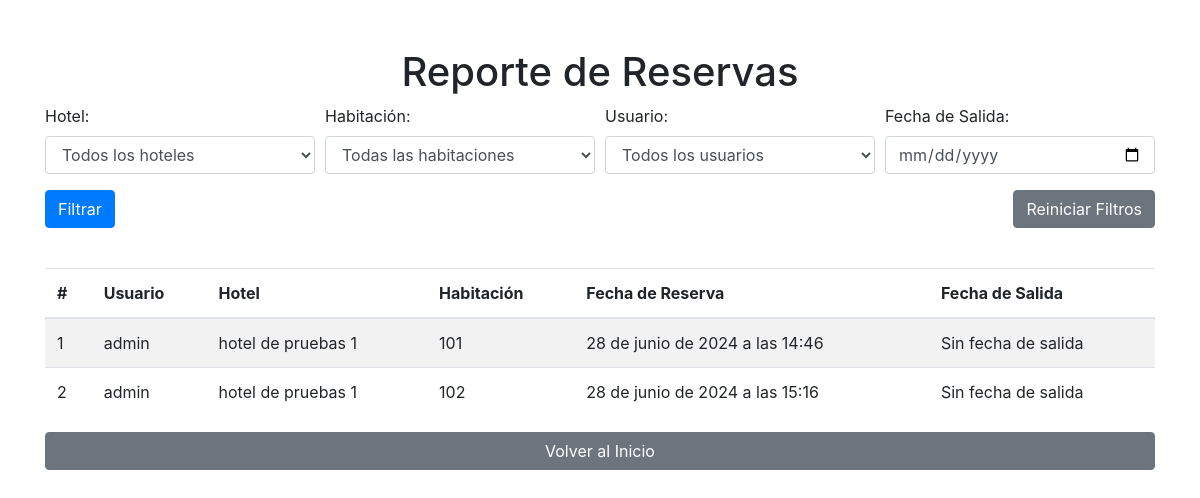
The page /reporte-reservas/ on the database as committed earlier.
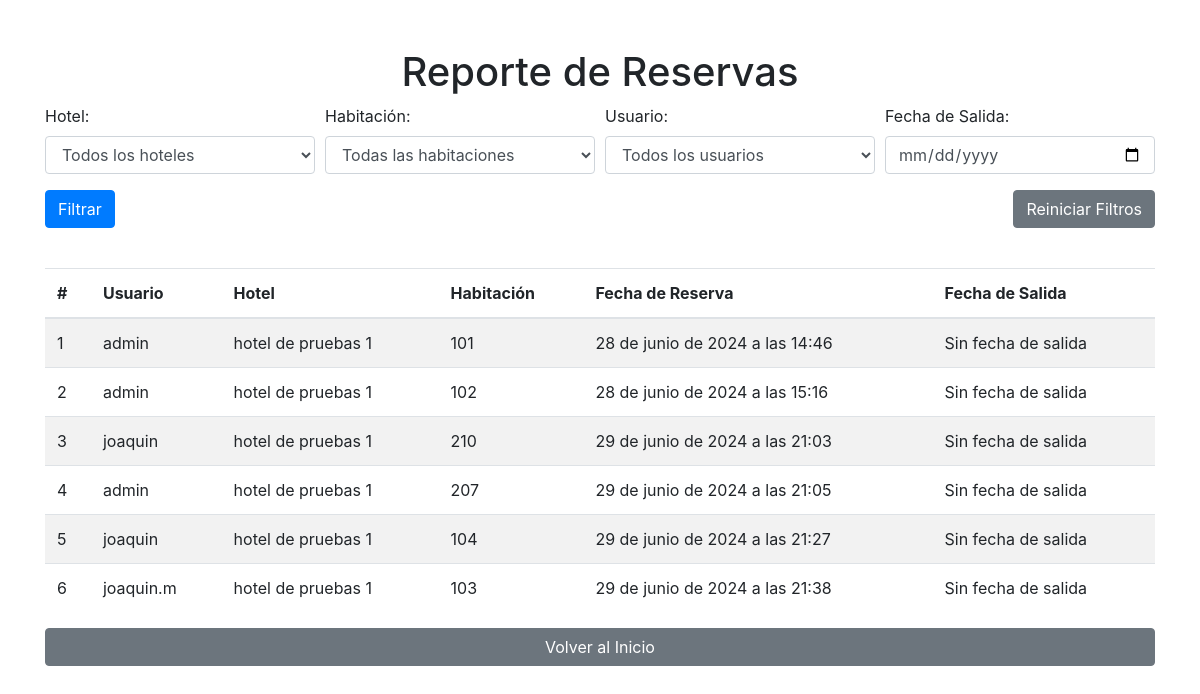
The same page on the database as committed later.
### hoteles/models.py (models this page shows, shortened)
class Reserva(models.Model):
    usuario = models.ForeignKey(Usuario, on_delete=models.CASCADE)
    hotel = models.ForeignKey(Hotel, on_delete=models.CASCADE)
    habitacion = models.ForeignKey(Habitacion, on_delete=models.CASCADE)
    fecha_reserva = models.DateTimeField(auto_now_add=True)
    fecha_ingreso = models.DateTimeField(null=True, blank=True)
    fecha_salida = models.DateTimeField(null=True, blank=True)
    checkout = models.BooleanField(default=False)

class Hotel(models.Model):
    CATEGORIAS = [
        ('normal', 'Normal'),
        ('frente_al_mar', 'Frente al Mar'),
        ('cabanas', 'Cabañas'),
    ]
    id = models.AutoField(primary_key=True)
    nombre = models.CharField(max_length=255)
    descripcion_breve = models.CharField(max_length=500)
    descripcion_detallada = models.TextField()
    precio = models.IntegerField()
    foto = models.ImageField(upload_to='hoteles/')
    categoria = models.CharField(max_length=20, choices=CATEGORIAS, default='normal')
    en_oferta = models.BooleanField(default=False)
    porcentaje_descuento = models.IntegerField(default=0)
    stock_habitaciones = models.PositiveIntegerField(default=0)
    ubicacion = models.CharField(max_length=255, null=True, blank=True)
    wifi_gratuito = models.BooleanField(default=False)
    desayuno_incluido = models.BooleanField(default=False)
    gimnasio = models.BooleanField(default=False)
    piscina = models.BooleanField(default=False)
    spa = models.BooleanField(default=False)
    restaurante = models.BooleanField(default=False)
    servicio_transporte = models.BooleanField(default=False)
    servicios_eventos = models.BooleanField(default=False)
    servicio_conserjeria = models.BooleanField(default=False)

class Habitacion(models.Model):
    hotel = models.ForeignKey(Hotel, related_name='habitaciones', on_delete=models.CASCADE)
    numero = models.CharField(max_length=20)
    cantidad_camas = models.PositiveIntegerField()
    descripcion = models.TextField()
    ocupada = models.BooleanField(default=False)

### usuarios/models.py (models this page shows, shortened)
class Usuario(AbstractBaseUser, PermissionsMixin):
    date_joined = models.DateTimeField(auto_now_add=True)
    nombre = models.CharField(max_length=255)
    usuario = models.CharField(max_length=255, unique=True)
    email = models.EmailField(max_length=255, unique=True)
    password = models.CharField(max_length=255)
    puntos = models.IntegerField(default=0)
    hoteles_vistos_ids = models.TextField('IDs de hoteles visitados', blank=True)
    roles = models.ManyToManyField('Role', related_name='usuarios', blank=True)
    foto_perfil = models.ImageField(upload_to=user_directory_path, null=True, blank=True)
    descuento = models.IntegerField(default=0)
    lista_cupones = models.TextField(null=True, blank=True)
    is_active = models.BooleanField(default=True)
    is_staff = models.BooleanField(default=False)
    objects = UsuarioManager()
    USERNAME_FIELD = 'usuario'
    REQUIRED_FIELDS = ['email']

### hoteles/views.py (the view)
# urls.py: path('reporte-reservas/', reporte_reservas, name='reporte_reservas'),
def reporte_reservas(request):
    form = FiltroReservasForm(request.GET)
    reservas = Reserva.objects.all()
    if form.is_valid():
        hotel = form.cleaned_data['hotel']
        habitacion = form.cleaned_data['habitacion']
        usuario = form.cleaned_data['usuario']
        fecha_salida = form.cleaned_data['fecha_salida']
        if hotel:
            reservas = reservas.filter(hotel=hotel)
        if habitacion:
            reservas = reservas.filter(habitacion=habitacion)
        if usuario:
            reservas = reservas.filter(usuario=usuario)
        if fecha_salida:
            reservas = reservas.filter(fecha_salida__date=fecha_salida)
    return render(request, './reportes/reporte_reservas.html', {'reservas': reservas, 'form': form, 'hoteles': Hotel.objects.all(), 'habitaciones': Habitacion.objects.all()})

### hoteles/forms.py
class FiltroReservasForm(forms.Form):
    hotel = forms.ModelChoiceField(queryset=Hotel.objects.all(), required=False, label='Hotel')
    habitacion = forms.ModelChoiceField(queryset=Habitacion.objects.all(), required=False, label='Habitación')
    usuario = forms.ModelChoiceField(queryset=Usuario.objects.all(), required=False, label='Usuario')
    fecha_salida = forms.DateTimeField(required=False, label='Fecha de Salida', widget=forms.DateInput(attrs={'type': 'date'}))

### hoteles/templates/reportes/reporte_reservas.html (shortened to what this page needs)
<!DOCTYPE html>
<html lang="es">
<head>
    <link href="https://stackpath.bootstrapcdn.com/bootstrap/4.5.2/css/bootstrap.min.css" rel="stylesheet">
</head>
<body>
    <div class="container mt-5">
        <h1 class="text-center">Reporte de Reservas</h1>
        <form method="get" class="mb-4">
            <div class="form-row">
                <div class="form-group col-md-3">
                    <label for="hotel">Hotel:</label>
                    <select id="hotel" name="hotel" class="form-control">
                        <option value="">Todos los hoteles</option>
                    </select>
                </div>
                <div class="form-group col-md-3">
                    <label for="habitacion">Habitación:</label>
                    <select id="habitacion" name="habitacion" class="form-control">
                        <option value="">Todas las habitaciones</option>
                    </select>
                </div>
                <div class="form-group col-md-3">
                    <label for="usuario">Usuario:</label>
                    <select id="usuario" name="usuario" class="form-control">
                        <option value="">Todos los usuarios</option>
                    </select>
                </div>
                <div class="form-group col-md-3">
                    <label for="fecha_salida">Fecha de Salida:</label>
                    <input type="date" id="fecha_salida" name="fecha_salida" class="form-control" value="{{ request.GET.fecha_salida }}">
                </div>
            </div>
            <div class="form-row">
                <div class="form-group col-md-6">
                    <button type="submit" class="btn btn-primary">Filtrar</button>
                </div>
                <div class="form-group col-md-6 text-right">
                    <a href="{% url 'reporte_reservas' %}" class="btn btn-secondary">Reiniciar Filtros</a>
                </div>
            </div>
        </form>
        <table class="table table-striped">
            <thead>
                <tr>
                    <th>#</th>
                    <th>Usuario</th>
                    <th>Hotel</th>
                    <th>Habitación</th>
                    <th>Fecha de Reserva</th>
                    <th>Fecha de Salida</th>
                </tr>
            </thead>
            <tbody>
                {% for reserva in reservas %}
                <tr>
                    <td>{{ forloop.counter }}</td>
                    <td>{{ reserva.usuario.usuario }}</td>
                    <td>{{ reserva.hotel.nombre }}</td>
                    <td>{{ reserva.habitacion.numero }}</td>
                    <td>{{ reserva.fecha_reserva }}</td>
                    {% if reserva.fecha_salida %}
                        <td>{{ reserva.fecha_salida }}</td>
                    {% else %}
                        <td>Sin fecha de salida</td>
                    {% endif %}
                </tr>
                {% endfor %}
            </tbody>
        </table>
        <a href="{% url 'index' %}" class="btn btn-secondary btn-block mt-3 mb-3">Volver al Inicio</a>
    </div>
</body>
</html>

Rows that differ between the two databases and show on the page:
added Reserva: usuario.usuario "joaquin", hotel.nombre "hotel de pruebas 1", habitacion.numero "210", fecha_reserva "29 de junio de 2024 a las 21:03", shows "Sin fecha de salida"
added Reserva: usuario.usuario "admin", hotel.nombre "hotel de pruebas 1", habitacion.numero "207", fecha_reserva "29 de junio de 2024 a las 21:05", shows "Sin fecha de salida"
added Reserva: usuario.usuario "joaquin", hotel.nombre "hotel de pruebas 1", habitacion.numero "104", fecha_reserva "29 de junio de 2024 a las 21:27", shows "Sin fecha de salida"
added Reserva: usuario.usuario "joaquin.m", hotel.nombre "hotel de pruebas 1", habitacion.numero "103", fecha_reserva "29 de junio de 2024 a las 21:38", shows "Sin fecha de salida"
